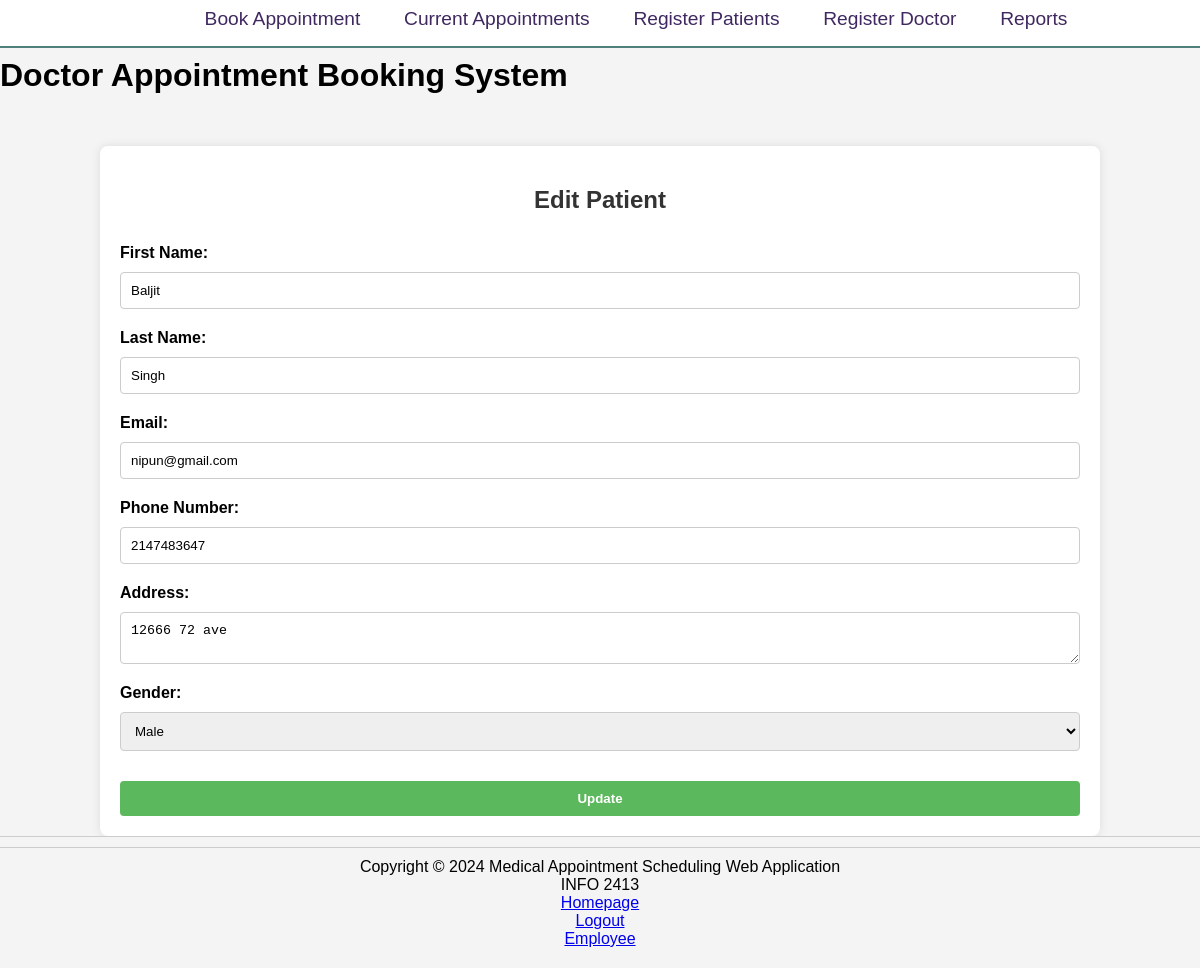
Screenshot of /admin/edit_patient.php with the database file from the repository.
### tables this page shows
CREATE TABLE `registration` (
  `fname` varchar(200) NOT NULL,
  `lname` varchar(200) NOT NULL,
  `healthNo` int(7) NOT NULL,
  `email` text NOT NULL,
  `phoneNo` int(10) NOT NULL,
  `address` text NOT NULL,
  `gender` varchar(100) NOT NULL
);

### admin/edit_patient.php (the view, shortened to what this page needs)
<?php include('header.php'); ?>
<?php
$servername = "localhost";
$username = "root";
$password = "";
$dbname = "project_final";
$conn = new mysqli($servername, $username, $password, $dbname);
$patient = null;
if ($_SERVER['REQUEST_METHOD'] == 'POST' && isset($_POST['update'])) {
    $fname = $_POST['fname'];
    $lname = $_POST['lname'];
    $healthNo = $_POST['healthNo'];
    $email = $_POST['email'];
    $phoneNo = $_POST['phoneNo'];
    $address = $_POST['address'];
    $gender = $_POST['gender'];
    $sql = "UPDATE registration SET fname='$fname', lname='$lname', email='$email', phoneNo='$phoneNo', address='$address', gender='$gender' WHERE healthNo='$healthNo'";
    if ($conn->query($sql) === TRUE) {
        echo "<div class='container'><p style='color: green;'>Patient updated successfully</p></div>";
        echo "<script>setTimeout(function(){ window.location.href = 'register_patient.php'; }, 2000);</script>";
    } else {
        echo "<div class='container'><p style='color: red;'>Error: " . $sql . "<br>" . $conn->error . "</p></div>";
    }
} else {
    $healthNo = $_GET['healthNo'];
    $sql = "SELECT * FROM registration WHERE healthNo='$healthNo'";
    $result = $conn->query($sql);
    if ($result->num_rows > 0) {
        $patient = $result->fetch_assoc();
    }
}
?>
<div class="container">
    <h2>Edit Patient</h2>
    <?php if ($patient): ?>
        <form action="edit_patient.php" method="post">
            <label for="fname">First Name:</label>
            <input type="text" id="fname" name="fname" value="<?php echo $patient['fname']; ?>" required>
            <label for="lname">Last Name:</label>
            <input type="text" id="lname" name="lname" value="<?php echo $patient['lname']; ?>" required>
            <label for="email">Email:</label>
            <input type="email" id="email" name="email" value="<?php echo $patient['email']; ?>" required>
            <label for="phoneNo">Phone Number:</label>
            <input type="text" id="phoneNo" name="phoneNo" value="<?php echo $patient['phoneNo']; ?>" required>
            <label for="address">Address:</label>
            <textarea id="address" name="address" required><?php echo $patient['address']; ?></textarea>
            <label for="gender">Gender:</label>
            <select id="gender" name="gender" required>
                <option value="Male" <?php echo $patient['gender'] == 'Male' ? 'selected' : ''; ?>>Male</option>
            </select>
            <input type="submit" name="update" value="Update">
        </form>
    <?php else: ?>
        <p>No patient found with the given Health Number.</p>
    <?php endif; ?>
</div>
<footer>
    <?php include('footer.php'); ?>
</footer>

### style.css (style rules this page uses)
body { font-family: Arial, sans-serif; background-color: #f4f4f4; margin: 0; padding: 0; min-height: 100vh; display: flex; flex-direction: column; }
.container { width: 80%; margin: auto; background: white; padding: 20px; box-shadow: 0 0 10px rgba(0, 0, 0, 0.1); margin-top: 30px; border-radius: 8px; flex-grow: 1; display: flex; flex-direction: column; }
footer { text-align: center; padding: 10px 0; background: #f4f4f4; border-top: 1px solid #ccc; }

### admin/edit_patient.php (style rules this page uses)
body { font-family: Arial, sans-serif; background-color: #f4f4f4; margin: 0; padding: 0; min-height: 100vh; display: flex; flex-direction: column; }
.container { width: 80%; margin: auto; background: white; padding: 20px; box-shadow: 0 0 10px rgba(0, 0, 0, 0.1); margin-top: 30px; border-radius: 8px; flex-grow: 1; display: flex; flex-direction: column; }
h2 { text-align: center; color: #333; margin-bottom: 20px; }
form { display: flex; flex-direction: column; }
label { margin: 10px 0 5px; font-weight: bold; }
input[type="text"], input[type="number"], input[type="email"], textarea, select { padding: 10px; margin: 5px 0 10px; border: 1px solid #ccc; border-radius: 4px; width: 100%; box-sizing: border-box; }
input[type="submit"] { padding: 10px; background: #5cb85c; border: 0; border-radius: 4px; color: white; font-weight: bold; cursor: pointer; width: 100%; margin-top: 20px; }
footer { text-align: center; padding: 10px 0; background: #f4f4f4; border-top: 1px solid #ccc; }

### rows the page displays
registration: fname "Baljit", lname "Singh", email "nipun@gmail.com", phoneNo "2147483647", address "12666 72 ave", gender "Male"
